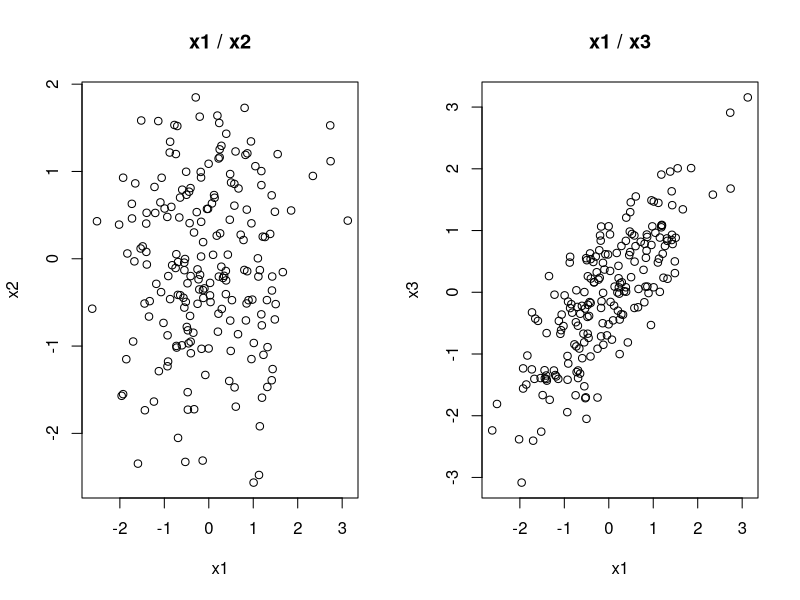

This chart was generated by the following R code:
library(psych) # install.packages('psych')

# ===================================================

n <- 200
mean <- .0
sd <- 1.0

r1 <- runif(1, .05, .15)
r2 <- runif(1, .6, .9)

x1 <- rnorm(n, mean = mean, sd = sd)
x2 <- r1 * x1 + sqrt(1.0 - r1 ^ 2) * rnorm(n, mean = mean, sd = sd)
x3 <- r2 * x1 + sqrt(1.0 - r2 ^ 2) * rnorm(n, mean = mean, sd = sd)

# ===================================================

par(mfrow = c(1, 2))
plot(x1, x2, main = 'x1 / x2', xlab = 'x1', ylab = 'x2')
plot(x1, x3, main = 'x1 / x3', xlab = 'x1', ylab = 'x3')

# ===================================================

correlation_x1_x2 <- cor(x1, x2)
correlation_x1_x3 <- cor(x1, x3)

t_statistic_x1_x2 <- correlation_x1_x2 * sqrt((n - 2) / sqrt(1 - correlation_x1_x2 ^ 2))
t_statistic_x1_x3 <- correlation_x1_x3 * sqrt((n - 2) / sqrt(1 - correlation_x1_x3 ^ 2))

p_value_x1_x2 <- pt(-abs(t_statistic_x1_x2), df = n - 2) * 2 # (1 - pt(abs(t_statistic_x1_x2), df = n - 2)) * 2
p_value_x1_x3 <- pt(-abs(t_statistic_x1_x3), df = n - 2) * 2 # (1 - pt(abs(t_statistic_x1_x3), df = n - 2)) * 2

# ===================================================

# fisher_z_x1_x2 <- log((1 + correlation_x1_x2) / (1 - correlation_x1_x2)) / 2
# fisher_z_x1_x3 <- log((1 + correlation_x1_x3) / (1 - correlation_x1_x3)) / 2
# 
# fisher_lower_x1_x2 <- fisher_z_x1_x2 - qnorm(.95) / sqrt(n - 3)
# fisher_upper_x1_x2 <- fisher_z_x1_x2 + qnorm(.95) / sqrt(n - 3)
# 
# fisher_lower_x1_x3 <- fisher_z_x1_x3 - qnorm(.95) / sqrt(n - 3)
# fisher_upper_x1_x3 <- fisher_z_x1_x3 + qnorm(.95) / sqrt(n - 3)
# 
# confidence_interval_r1 <- list(
#   (exp(2 * fisher_lower_x1_x2) - 1) / (exp(2 * fisher_lower_x1_x2) + 1),
#   (exp(2 * fisher_upper_x1_x2) - 1) / (exp(2 * fisher_upper_x1_x2) + 1)
# )
# 
# confidence_interval_r2 <- list(
#   (exp(2 * z_lower_13) - 1) / (exp(2 * z_lower_13) + 1),
#   (exp(2 * z_upper_13) - 1) / (exp(2 * z_upper_13) + 1)
# )

confidence_interval_r1 <- r.con(r1, n = n, p = .95)
confidence_interval_r2 <- r.con(r2, n = n, p = .95)
